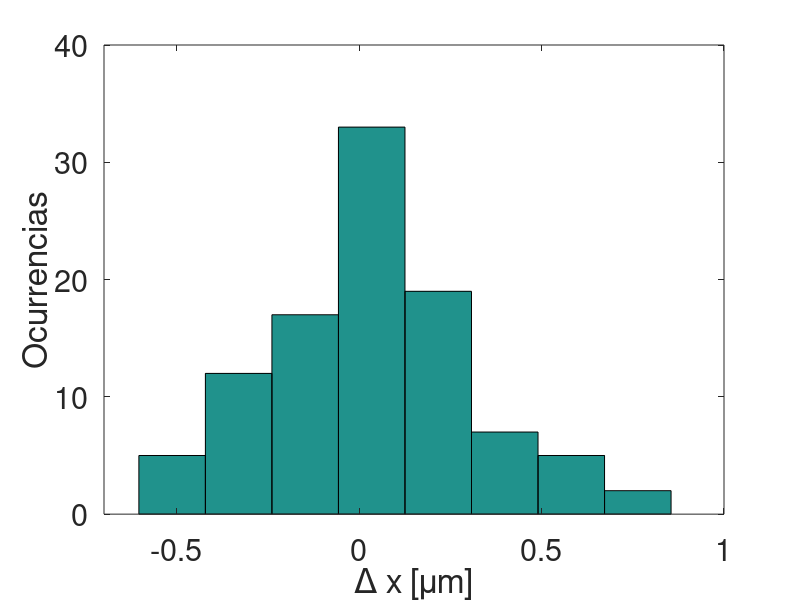

MATLAB code to generate this figure: (Note: this script raises an error after producing the figure.)
dataA=[0.000000000E0	-1.280000000E2	-4.693333333E2
9.982032342E-2	-1.279848186E2	-4.690959650E2
1.996406468E-1	-1.274088235E2	-4.675997806E2
2.994609703E-1	-1.269118674E2	-4.675990824E2
3.992812937E-1	-1.274902025E2	-4.685359701E2
4.991016171E-1	-1.262837005E2	-4.645115472E2
5.989219405E-1	-1.250824308E2	-4.576254193E2
6.987422639E-1	-1.200327817E2	-4.557383525E2
7.985625873E-1	-1.120876878E2	-4.521383194E2
8.983829108E-1	-1.120736767E2	-4.498512386E2
9.982032342E-1	-1.076548503E2	-4.486182682E2
1.098023558E0	-1.039336889E2	-4.469794621E2
1.197843881E0	-1.043162327E2	-4.465180931E2
1.297664204E0	-1.028212217E2	-4.463851253E2
1.397484528E0	-1.052572959E2	-4.464829774E2
1.497304851E0	-1.077453549E2	-4.441086100E2
1.597125175E0	-1.079537414E2	-4.485667385E2
1.696945498E0	-1.063880110E2	-4.504552421E2
1.796765822E0	-1.070964598E2	-4.484076428E2
1.896586145E0	-1.108149809E2	-4.505399324E2
1.996406468E0	-1.113109147E2	-4.525487950E2
2.096226792E0	-1.050695050E2	-4.542459078E2
2.196047115E0	-1.027703336E2	-4.612670630E2
2.295867439E0	-1.058716299E2	-4.625405091E2
2.395687762E0	-9.939512401E1	-4.662315800E2
2.495508085E0	-9.312406933E1	-4.610849712E2
2.595328409E0	-9.075267606E1	-4.553055463E2
2.695148732E0	-8.566589779E1	-4.552028841E2
2.794969056E0	-8.600962544E1	-4.510171793E2
2.894789379E0	-8.792811172E1	-4.540896165E2
2.994609703E0	-9.633393927E1	-4.492634008E2
3.094430026E0	-9.592727066E1	-4.409220905E2
3.194250349E0	-9.293464515E1	-4.399944039E2
3.294070673E0	-9.381965493E1	-4.365785224E2
3.393890996E0	-9.395503143E1	-4.337157405E2
3.493711320E0	-8.813931250E1	-4.311072321E2
3.593531643E0	-8.772738456E1	-4.262500651E2
3.693351966E0	-8.815859834E1	-4.194651469E2
3.793172290E0	-8.240683287E1	-4.143057604E2
3.892992613E0	-8.144983837E1	-4.112962748E2
3.992812937E0	-7.687888283E1	-4.108695192E2
4.092633260E0	-7.755481817E1	-4.130716698E2
4.192453584E0	-7.368070136E1	-4.111105434E2
4.292273907E0	-7.633018432E1	-4.116554895E2
4.392094230E0	-7.995764025E1	-4.130985618E2
4.491914554E0	-7.993209603E1	-4.091525834E2
4.591734877E0	-7.993653922E1	-4.078637064E2
4.691555201E0	-7.992594980E1	-4.092045576E2
4.791375524E0	-7.588657905E1	-4.096090656E2
4.891195847E0	-7.234057793E1	-4.134286378E2
4.991016171E0	-6.797729402E1	-4.134872607E2
5.090836494E0	-6.785710634E1	-4.133582564E2
5.190656818E0	-6.776270969E1	-4.149643700E2
5.290477141E0	-7.169949654E1	-4.073265793E2
5.390297465E0	-7.082784590E1	-3.994272537E2
5.490117788E0	-6.989931950E1	-3.993528603E2
5.589938111E0	-7.139705155E1	-3.962048057E2
5.689758435E0	-6.800596915E1	-3.919618492E2
5.789578758E0	-6.006012043E1	-3.913186466E2
5.889399082E0	-6.000744094E1	-3.913776415E2
5.989219405E0	-5.825544246E1	-3.915306558E2
6.089039728E0	-5.361442098E1	-3.954910766E2
6.188860052E0	-5.213288297E1	-3.971456943E2
6.288680375E0	-5.236286219E1	-3.953524016E2
6.388500699E0	-5.314753630E1	-3.957328542E2
6.488321022E0	-5.337230822E1	-3.896909255E2
6.588141346E0	-5.514888188E1	-3.872092325E2
6.687961669E0	-5.192543935E1	-3.876650456E2
6.787781992E0	-5.122282178E1	-3.873599641E2
6.887602316E0	-5.114941020E1	-3.833972651E2
6.987422639E0	-5.289885914E1	-3.777044408E2
7.087242963E0	-5.691143451E1	-3.778205110E2
7.187063286E0	-5.298549468E1	-3.811191432E2
7.286883610E0	-5.119496657E1	-3.832022315E2
7.386703933E0	-5.298965279E1	-3.828701496E2
7.486524256E0	-5.313540865E1	-3.782401767E2
7.586344580E0	-5.677172370E1	-3.734618785E2
7.686164903E0	-5.312722689E1	-3.729227760E2
7.785985227E0	-5.084780635E1	-3.713788749E2
7.885805550E0	-5.084077284E1	-3.717271329E2
7.985625873E0	-5.103061809E1	-3.738270886E2
8.085446197E0	-5.081790830E1	-3.787801103E2
8.185266520E0	-4.730368175E1	-3.836847565E2
8.285086844E0	-4.740805514E1	-3.768604147E2
8.384907167E0	-4.686270403E1	-3.708023687E2
8.484727491E0	-4.888272327E1	-3.663313621E2
8.584547814E0	-4.920097509E1	-3.685262211E2
8.684368137E0	-4.483650106E1	-3.689507493E2
8.784188461E0	-4.297118715E1	-3.683190345E2
8.884008784E0	-4.013863478E1	-3.665770058E2
8.983829108E0	-3.912114895E1	-3.650896441E2
9.083649431E0	-3.988654823E1	-3.664192426E2
9.183469754E0	-4.189971656E1	-3.671802524E2
9.283290078E0	-4.302755696E1	-3.662118727E2
9.383110401E0	-3.854117709E1	-3.629327972E2
9.482930725E0	-4.209360730E1	-3.662517145E2
9.582751048E0	-4.437168567E1	-3.604094771E2
9.682571372E0	-4.094667662E1	-3.607150209E2
9.782391695E0	-4.072634542E1	-3.603761527E2
9.882212018E0	-4.193373971E1	-3.597532366E2
9.982032342E0	-4.100184090E1	-3.546516231E2
1.008185267E1	-4.103869624E1	-3.504897115E2
1.018167299E1	-4.108396392E1	-3.531951649E2
1.028149331E1	-4.094152541E1	-3.519361837E2
1.038131364E1	-3.889368601E1	-3.482846025E2
1.048113396E1	-3.979311216E1	-3.495932468E2
1.058095428E1	-4.159015541E1	-3.458992252E2
1.068077461E1	-4.061858869E1	-3.373464777E2
1.078059493E1	-4.301164618E1	-3.351772122E2
1.088041525E1	-3.763912979E1	-3.290944796E2
1.098023558E1	-3.932337075E1	-3.276205548E2
1.108005590E1	-4.350500386E1	-3.269040981E2
1.117987622E1	-4.207893932E1	-3.229207874E2
1.127969655E1	-4.336864520E1	-3.235951841E2
1.137951687E1	-4.404649857E1	-3.253764473E2
1.147933719E1	-3.861805316E1	-3.231472359E2
1.157915752E1	-3.333617156E1	-3.194344049E2
1.167897784E1	-3.439371611E1	-3.188278508E2
1.177879816E1	-3.677093056E1	-3.212614027E2
1.187861849E1	-3.439337643E1	-3.184077800E2
1.197843881E1	-3.311569437E1	-3.198116966E2
1.207825913E1	-3.542606888E1	-3.178294422E2
1.217807946E1	-3.511788052E1	-3.160530987E2
1.227789978E1	-3.031891298E1	-3.096426096E2
1.237772010E1	-3.128175192E1	-3.088013992E2
1.247754043E1	-3.526208594E1	-3.087218735E2
1.257736075E1	-3.501517303E1	-3.026770055E2
1.267718107E1	-3.881795289E1	-2.964840914E2
1.277700140E1	-3.738250201E1	-2.946959259E2
1.287682172E1	-3.716953804E1	-2.887865332E2
1.297664204E1	-3.489874025E1	-2.889511630E2
1.307646237E1	-3.287710289E1	-2.843708988E2
1.317628269E1	-3.294779593E1	-2.814863333E2
1.327610301E1	-3.568028411E1	-2.841773639E2
1.337592334E1	-3.736036571E1	-2.848076588E2
1.347574366E1	-4.681184761E1	-2.783397160E2
1.357556398E1	-4.725139550E1	-2.787374206E2
1.367538431E1	-4.581061314E1	-2.762646524E2
1.377520463E1	-4.699389459E1	-2.739814962E2
1.387502496E1	-4.653739802E1	-2.702402016E2
1.397484528E1	-4.442852114E1	-2.725711839E2
1.407466560E1	-4.036129354E1	-2.743008015E2
1.417448593E1	-3.704993765E1	-2.783835551E2
1.427430625E1	-3.308111450E1	-2.804393458E2
1.437412657E1	-3.374316909E1	-2.760500832E2
1.447394690E1	-2.635260034E1	-2.783762184E2
1.457376722E1	-2.704030048E1	-2.784989951E2
1.467358754E1	-2.697495807E1	-2.784223332E2];

dataB=[0.000000000E0	-3.390877193E2	3.531228070E2
9.982032342E-2	-3.395449102E2	3.542710160E2
1.996406468E-1	-3.354744617E2	3.515034048E2
2.994609703E-1	-3.351460147E2	3.508527705E2
3.992812937E-1	-3.386013789E2	3.432762019E2
4.991016171E-1	-3.351487651E2	3.432507678E2
5.989219405E-1	-3.363963520E2	3.480828647E2
6.987422639E-1	-3.353041721E2	3.524406954E2
7.985625873E-1	-3.329705638E2	3.525178912E2
8.983829108E-1	-3.292348029E2	3.515563188E2
9.982032342E-1	-3.268364770E2	3.512555736E2
1.098023558E0	-3.271277779E2	3.515805672E2
1.197843881E0	-3.311312980E2	3.522231052E2
1.297664204E0	-3.323141935E2	3.560515377E2
1.397484528E0	-3.326392735E2	3.538690256E2
1.497304851E0	-3.309887559E2	3.510706055E2
1.597125175E0	-3.311935227E2	3.473532853E2
1.696945498E0	-3.335055804E2	3.476077749E2
1.796765822E0	-3.334869090E2	3.454395400E2
1.896586145E0	-3.313007674E2	3.451451607E2
1.996406468E0	-3.309870811E2	3.448203644E2
2.096226792E0	-3.255607407E2	3.414103151E2
2.196047115E0	-3.255491765E2	3.474312268E2
2.295867439E0	-3.232818228E2	3.509959852E2
2.395687762E0	-3.269241677E2	3.492582264E2
2.495508085E0	-3.315189095E2	3.501118638E2
2.595328409E0	-3.314235065E2	3.549307168E2
2.695148732E0	-3.311243698E2	3.594520988E2
2.794969056E0	-3.290537484E2	3.573414952E2
2.894789379E0	-3.314960433E2	3.590845462E2
2.994609703E0	-3.369263911E2	3.630750652E2
3.094430026E0	-3.390813628E2	3.651487624E2
3.194250349E0	-3.427981092E2	3.652207945E2
3.294070673E0	-3.397337823E2	3.650444142E2
3.393890996E0	-3.384149664E2	3.692656526E2
3.493711320E0	-3.348014559E2	3.674937646E2
3.593531643E0	-3.295600553E2	3.650229199E2
3.693351966E0	-3.257133293E2	3.670033765E2
3.793172290E0	-3.263260558E2	3.680862579E2
3.892992613E0	-3.244589712E2	3.712293753E2
3.992812937E0	-3.247299338E2	3.722896354E2
4.092633260E0	-3.252147451E2	3.652833757E2
4.192453584E0	-3.266575051E2	3.656716699E2
4.292273907E0	-3.259749094E2	3.701864646E2
4.392094230E0	-3.270570932E2	3.743761467E2
4.491914554E0	-3.272783126E2	3.745459547E2
4.591734877E0	-3.300202028E2	3.762743122E2
4.691555201E0	-3.309958370E2	3.800006246E2
4.791375524E0	-3.284285008E2	3.817125511E2
4.891195847E0	-3.295421871E2	3.784860353E2
4.991016171E0	-3.316264149E2	3.820037331E2
5.090836494E0	-3.314260887E2	3.782620730E2
5.190656818E0	-3.292818898E2	3.818084270E2
5.290477141E0	-3.286672515E2	3.810074018E2
5.390297465E0	-3.299346466E2	3.790636721E2
5.490117788E0	-3.299812362E2	3.805152191E2
5.589938111E0	-3.276400282E2	3.783421441E2
5.689758435E0	-3.277772090E2	3.803638354E2
5.789578758E0	-3.274587639E2	3.845274777E2
5.889399082E0	-3.277819942E2	3.826399952E2
5.989219405E0	-3.270403727E2	3.816124383E2
6.089039728E0	-3.269584243E2	3.826675049E2
6.188860052E0	-3.231088793E2	3.770797410E2
6.288680375E0	-3.231674337E2	3.773651496E2
6.388500699E0	-3.218332292E2	3.798405178E2
6.488321022E0	-3.216869353E2	3.839871306E2
6.588141346E0	-3.204706483E2	3.865360202E2
6.687961669E0	-3.213550121E2	3.868607641E2
6.787781992E0	-3.244708233E2	3.881716284E2
6.887602316E0	-3.251508666E2	3.891045354E2
6.987422639E0	-3.281270344E2	3.883443169E2
7.087242963E0	-3.222907495E2	3.870371850E2
7.187063286E0	-3.253121522E2	3.876805781E2
7.286883610E0	-3.309987703E2	3.908453733E2
7.386703933E0	-3.293459459E2	3.929885897E2
7.486524256E0	-3.313473970E2	4.012624405E2
7.586344580E0	-3.302654437E2	4.023330691E2
7.686164903E0	-3.297703482E2	4.044946264E2
7.785985227E0	-3.353086211E2	4.044203464E2
7.885805550E0	-3.331626783E2	4.116471138E2
7.985625873E0	-3.322677290E2	4.189419525E2
8.085446197E0	-3.318324413E2	4.280655261E2
8.185266520E0	-3.327228227E2	4.282758355E2
8.285086844E0	-3.326510422E2	4.281991006E2
8.384907167E0	-3.346632472E2	4.320118591E2
8.484727491E0	-3.349438363E2	4.334499243E2
8.584547814E0	-3.346817141E2	4.351920568E2
8.684368137E0	-3.383198009E2	4.439625846E2
8.784188461E0	-3.392067960E2	4.491398364E2
8.884008784E0	-3.413123969E2	4.481369483E2
8.983829108E0	-3.413058847E2	4.552500135E2
9.083649431E0	-3.470622946E2	4.597246706E2
9.183469754E0	-3.497283972E2	4.613889707E2
9.283290078E0	-3.475914186E2	4.660901050E2
9.383110401E0	-3.449462223E2	4.753386300E2
9.482930725E0	-3.434813660E2	4.704778905E2
9.582751048E0	-3.379891363E2	4.651927426E2
9.682571372E0	-3.327107780E2	4.633199779E2
9.782391695E0	-3.245690753E2	4.634515855E2
9.882212018E0	-3.179119459E2	4.649227304E2
9.982032342E0	-3.162403305E2	4.690525391E2];

dataC=[0.000000000E0	2.683756906E2	-7.637569061E1
9.990009990E-2	2.648701832E2	-7.051945264E1
1.998001998E-1	2.661553416E2	-5.852945093E1
2.997002997E-1	2.608416077E2	-5.600172045E1
3.996003996E-1	2.563879256E2	-5.263937215E1
4.995004995E-1	2.546447338E2	-4.943454619E1
5.994005994E-1	2.517460982E2	-4.455859011E1
6.993006993E-1	2.450340253E2	-3.273911504E1
7.992007992E-1	2.420708738E2	-3.081140093E1
8.991008991E-1	2.430393517E2	-2.848892686E1
9.990009990E-1	2.397364756E2	-2.623857246E1
1.098901099E0	2.357789965E2	-2.435581478E1
1.198801199E0	2.330457972E2	-2.641231735E1
1.298701299E0	2.306009439E2	-2.480078897E1
1.398601399E0	2.292014269E2	-2.016627959E1
1.498501499E0	2.286556823E2	-1.635811023E1
1.598401598E0	2.287931380E2	-1.655990679E1
1.698301698E0	2.288557680E2	-1.413661371E1
1.798201798E0	2.266453326E2	-1.630985322E1
1.898101898E0	2.272180508E2	-1.434983335E1
1.998001998E0	2.262735306E2	-1.012702083E1
2.097902098E0	2.228531836E2	-1.996952673E0
2.197802198E0	2.144289686E2	-6.937409780E-1
2.297702298E0	2.086467598E2	1.340367660E0
2.397602398E0	2.063294289E2	5.492664884E0
2.497502498E0	2.023719047E2	7.860179560E0
2.597402597E0	1.947284478E2	1.564263021E1
2.697302697E0	1.866128340E2	2.149689746E1
2.797202797E0	1.819680765E2	2.539405639E1
2.897102897E0	1.800260848E2	2.922552857E1
2.997002997E0	1.743227687E2	2.757506954E1
3.096903097E0	1.659121075E2	3.124584198E1
3.196803197E0	1.604207715E2	3.692432888E1
3.296703297E0	1.565004412E2	3.769119831E1
3.396603397E0	1.552298080E2	4.001775826E1
3.496503497E0	1.491689919E2	4.257631646E1
3.596403596E0	1.416090791E2	4.350936930E1
3.696303696E0	1.399287325E2	4.922123215E1
3.796203796E0	1.277075819E2	5.583922899E1
3.896103896E0	1.209097699E2	6.076143649E1
3.996003996E0	1.169665871E2	6.541495193E1
4.095904096E0	1.150267284E2	6.367046363E1
4.195804196E0	1.094673889E2	6.377465965E1
4.295704296E0	1.004539273E2	6.729079967E1
4.395604396E0	1.002812388E2	6.530203852E1
4.495504496E0	9.496360230E1	6.583819451E1
4.595404595E0	8.805284557E1	6.774119026E1
4.695304695E0	7.286710318E1	7.134234077E1
4.795204795E0	7.251137788E1	7.210016358E1
4.895104895E0	7.210405654E1	7.744841923E1
4.995004995E0	7.387847953E1	8.591979115E1
5.094905095E0	7.398417467E1	9.166008476E1
5.194805195E0	6.815393059E1	9.400596369E1
5.294705295E0	6.614873026E1	9.947244657E1
5.394605395E0	6.814642213E1	1.018224608E2
5.494505495E0	6.030916612E1	1.079610340E2
5.594405594E0	5.610734872E1	1.136681971E2
5.694305694E0	5.582818703E1	1.115842909E2
5.794205794E0	5.254870955E1	1.133801815E2
5.894105894E0	4.863981950E1	1.174237757E2
5.994005994E0	4.761844157E1	1.180163714E2
6.093906094E0	4.065940098E1	1.176596303E2
6.193806194E0	3.504711599E1	1.216903095E2
6.293706294E0	2.492067481E1	1.215240488E2
6.393606394E0	2.298620245E1	1.256629290E2
6.493506494E0	2.103598374E1	1.272649070E2
6.593406593E0	2.129155784E1	1.276434571E2
6.693306693E0	1.947602843E1	1.333324157E2
6.793206793E0	1.502524416E1	1.355431919E2
6.893106893E0	1.306019520E1	1.376369769E2
6.993006993E0	1.365204840E1	1.332102160E2
7.092907093E0	8.920971869E0	1.356622714E2
7.192807193E0	6.004099766E0	1.376040305E2
7.292707293E0	5.756545468E0	1.398135336E2
7.392607393E0	4.886744347E0	1.460457623E2
7.492507493E0	1.347600711E0	1.500362998E2
7.592407592E0	1.286846966E0	1.513590965E2
7.692307692E0	-4.432826263E0	1.520143039E2
7.792207792E0	-6.391475139E0	1.533257189E2
7.892107892E0	-1.219849063E1	1.572119660E2
7.992007992E0	-1.422843673E1	1.572816515E2
8.091908092E0	-1.696538500E1	1.635400648E2
8.191808192E0	-1.850583089E1	1.653798272E2
8.291708292E0	-2.241105436E1	1.693927608E2
8.391608392E0	-2.449225937E1	1.757073027E2
8.491508492E0	-2.681246662E1	1.815853390E2
8.591408591E0	-2.840694969E1	1.853444810E2
8.691308691E0	-3.102266216E1	1.894831342E2
8.791208791E0	-3.219896796E1	1.935845010E2
8.891108891E0	-3.102890292E1	1.959988434E2
8.991008991E0	-3.583991014E1	1.994251922E2
9.090909091E0	-3.676563693E1	2.014932453E2
9.190809191E0	-3.878120693E1	2.077261470E2
9.290709291E0	-3.984408307E1	2.079470049E2
9.390609391E0	-4.437110978E1	2.133100485E2
9.490509491E0	-5.257539188E1	2.154682029E2
9.590409590E0	-6.075024114E1	2.215456615E2
9.690309690E0	-6.701958351E1	2.177590270E2
9.790209790E0	-7.032238072E1	2.196756366E2
9.890109890E0	-7.224579603E1	2.195686969E2
9.990009990E0	-7.653925741E1	2.276882044E2
1.008991009E1	-7.645305153E1	2.294293333E2
1.018981019E1	-7.906555146E1	2.337267838E2
1.028971029E1	-7.984290237E1	2.357930890E2
1.038961039E1	-8.190813201E1	2.338180914E2
1.048951049E1	-8.124824351E1	2.314069938E2
1.058941059E1	-8.383639246E1	2.317442824E2
1.068931069E1	-8.353897169E1	2.354743530E2
1.078921079E1	-8.988476581E1	2.375881697E2
1.088911089E1	-9.016435138E1	2.413588727E2
1.098901099E1	-9.615956742E1	2.393829328E2
1.108891109E1	-1.047419472E2	2.396485497E2
1.118881119E1	-1.119134809E2	2.456342573E2
1.128871129E1	-1.166070418E2	2.495179062E2
1.138861139E1	-1.216144786E2	2.456502251E2
1.148851149E1	-1.276708099E2	2.456209686E2
1.158841159E1	-1.329467046E2	2.496389364E2
1.168831169E1	-1.365361461E2	2.552252696E2
1.178821179E1	-1.343465775E2	2.595643086E2
1.188811189E1	-1.340300424E2	2.656762764E2
1.198801199E1	-1.357133010E2	2.676121545E2
1.208791209E1	-1.348433400E2	2.716477672E2
1.218781219E1	-1.350981388E2	2.758106720E2
1.228771229E1	-1.388039416E2	2.797720743E2
1.238761239E1	-1.388902333E2	2.818312918E2
1.248751249E1	-1.421714626E2	2.833160233E2
1.258741259E1	-1.544964857E2	2.836132267E2
1.268731269E1	-1.605516752E2	2.856482841E2
1.278721279E1	-1.618089084E2	2.875104155E2
1.288711289E1	-1.650908700E2	2.876967768E2
1.298701299E1	-1.745711538E2	2.875029848E2
1.308691309E1	-1.830987079E2	2.928684918E2
1.318681319E1	-1.887425546E2	2.996098082E2
1.328671329E1	-1.928250820E2	3.018221343E2
1.338661339E1	-1.949205881E2	3.037430737E2
1.348651349E1	-1.983297933E2	3.093933266E2
1.358641359E1	-2.049383167E2	3.136793444E2
1.368631369E1	-2.130593612E2	3.138126076E2
1.378621379E1	-2.146238553E2	3.155630470E2
1.388611389E1	-2.174198522E2	3.136096377E2
1.398601399E1	-2.208382370E2	3.157882410E2
1.408591409E1	-2.212638791E2	3.195280170E2
1.418581419E1	-2.250823391E2	3.278180124E2
1.428571429E1	-2.322037815E2	3.254191806E2
1.438561439E1	-2.368303596E2	3.277241204E2
1.448551449E1	-2.358655347E2	3.316499020E2
1.458541459E1	-2.427515194E2	3.355725675E2
1.468531469E1	-2.491466803E2	3.354558899E2
1.478521479E1	-2.587334721E2	3.335526273E2
1.488511489E1	-2.666631764E2	3.337917849E2
1.498501499E1	-2.698916415E2	3.356896283E2
1.508491508E1	-2.723465457E2	3.456999638E2
1.518481518E1	-2.766104324E2	3.495469348E2
1.528471528E1	-2.816230476E2	3.536510175E2
1.538461538E1	-2.858156494E2	3.556105148E2
1.548451548E1	-2.857991874E2	3.597167797E2
1.558441558E1	-2.949063061E2	3.632200313E2
1.568431568E1	-2.971400794E2	3.674177171E2];

dataD=[0.000000000E0	4.232258065E2	-1.048138958E2
9.990009990E-2	4.188520864E2	-1.047401964E2
1.998001998E-1	4.115807732E2	-1.027735895E2
2.997002997E-1	4.074454194E2	-1.004670686E2
3.996003996E-1	3.995675130E2	-9.528777170E1
4.995004995E-1	3.933350281E2	-9.659291367E1
5.994005994E-1	3.909659998E2	-9.271460863E1
6.993006993E-1	3.828072644E2	-8.696984872E1
7.992007992E-1	3.752703327E2	-8.453796212E1
8.991008991E-1	3.676476532E2	-8.511369400E1
9.990009990E-1	3.555026115E2	-8.080676674E1
1.098901099E0	3.508653204E2	-8.065336288E1
1.198801199E0	3.412015925E2	-8.265423186E1
1.298701299E0	3.356302402E2	-7.707242619E1
1.398601399E0	3.297181389E2	-7.099084549E1
1.498501499E0	3.276269505E2	-6.097185817E1
1.598401598E0	3.272760278E2	-6.045275122E1
1.698301698E0	3.255409580E2	-5.868321069E1
1.798201798E0	3.235792854E2	-5.659323875E1
1.898101898E0	3.211961720E2	-5.270352767E1
1.998001998E0	3.114819311E2	-4.906420815E1
2.097902098E0	3.073246084E2	-4.470925715E1
2.197802198E0	3.011116729E2	-4.248684423E1
2.297702298E0	2.929198508E2	-3.920133582E1
2.397602398E0	2.893500338E2	-3.638390986E1
2.497502498E0	2.845581049E2	-3.303749766E1
2.597402597E0	2.752029475E2	-3.076308128E1
2.697302697E0	2.650484198E2	-2.644838104E1
2.797202797E0	2.608335165E2	-1.712324922E1
2.897102897E0	2.628425837E2	-1.673433328E1
2.997002997E0	2.552255060E2	-1.652636516E1
3.096903097E0	2.533546070E2	-1.652912325E1
3.196803197E0	2.539597555E2	-1.306813439E1
3.296703297E0	2.548670441E2	-8.366730331E0
3.396603397E0	2.528013106E2	-9.152195706E0
3.496503497E0	2.513636818E2	-4.884627891E0
3.596403596E0	2.531646364E2	-3.020287913E0
3.696303696E0	2.534299363E2	-4.366555115E0
3.796203796E0	2.532041306E2	-1.162666180E0
3.896103896E0	2.513346966E2	3.532995876E0
3.996003996E0	2.475455740E2	5.448570397E0
4.095904096E0	2.435708727E2	5.451847662E0
4.195804196E0	2.375056504E2	9.276453803E0
4.295704296E0	2.307938462E2	1.417846154E1
4.395604396E0	2.268089107E2	1.809341584E1
4.495504496E0	2.223482427E2	1.829513164E1
4.595404595E0	2.140947692E2	2.489107692E1
4.695304695E0	2.112855843E2	2.311830755E1
4.795204795E0	2.076395610E2	2.093518998E1
4.895104895E0	2.003109255E2	2.701713978E1
4.995004995E0	1.921682229E2	3.102000732E1
5.094905095E0	1.898187056E2	3.483068690E1
5.194805195E0	1.879285401E2	3.893803389E1
5.294705295E0	1.821859729E2	3.875988256E1
5.394605395E0	1.687236923E2	4.631630769E1
5.494505495E0	1.664812775E2	4.827030979E1
5.594405594E0	1.610756893E2	5.238298467E1
5.694305694E0	1.568910993E2	5.843952551E1
5.794205794E0	1.467176306E2	6.219846537E1
5.894105894E0	1.405790093E2	7.208954592E1
5.994005994E0	1.287089231E2	7.561846154E1
6.093906094E0	1.288519506E2	8.350365459E1
6.193806194E0	1.210462256E2	8.740114779E1
6.293706294E0	1.187310684E2	9.423134160E1
6.393606394E0	1.160036431E2	1.035303858E2
6.493506494E0	1.119346747E2	1.017593230E2
6.593406593E0	1.069535775E2	1.035719380E2
6.693306693E0	9.741272503E1	1.071859156E2
6.793206793E0	9.488709899E1	1.116750908E2
6.893106893E0	9.092950419E1	1.156430703E2
6.993006993E0	8.612316303E1	1.172485869E2
7.092907093E0	8.251546127E1	1.177471589E2
7.192807193E0	7.790016025E1	1.177376840E2
7.292707293E0	7.407337891E1	1.200642483E2
7.392607393E0	6.864561522E1	1.237942855E2
7.492507493E0	6.766421356E1	1.219319406E2
7.592407592E0	5.657447721E1	1.256866869E2
7.692307692E0	5.364226024E1	1.317351081E2
7.792207792E0	4.561500330E1	1.357801280E2
7.892107892E0	3.408641637E1	1.374618201E2
7.992007992E0	3.316859445E1	1.416906256E2
8.091908092E0	2.952508126E1	1.417262677E2
8.191808192E0	2.338443942E1	1.417354720E2
8.291708292E0	1.618841987E1	1.436026014E2
8.391608392E0	1.403371600E1	1.415104776E2
8.491508492E0	1.128438225E1	1.436459356E2
8.591408591E0	4.452742576E0	1.456735893E2
8.691308691E0	4.162516221E0	1.497845251E2
8.791208791E0	3.357198663E0	1.516359416E2
8.891108891E0	1.585437161E0	1.517456731E2
8.991008991E0	-2.495429685E0	1.517181240E2
9.090909091E0	-8.383060286E0	1.516889122E2
9.190809191E0	-1.278176790E1	1.535738004E2
9.290709291E0	-1.277723655E1	1.575532442E2
9.390609391E0	-2.012414777E1	1.596132299E2
9.490509491E0	-2.724678970E1	1.635824472E2
9.590409590E0	-3.044830855E1	1.657220747E2
9.690309690E0	-3.281451487E1	1.676093048E2
9.790209790E0	-3.971963328E1	1.677358499E2
9.890109890E0	-4.113149385E1	1.717335318E2
9.990009990E0	-4.284183370E1	1.735579654E2
1.008991009E1	-5.226359568E1	1.735830523E2
1.018981019E1	-5.704158566E1	1.735618678E2
1.028971029E1	-5.798969937E1	1.718287888E2
1.038961039E1	-6.852923077E1	1.814843077E2
1.048951049E1	-6.815294685E1	1.818260387E2
];

function res=Fisher(X, alfa =.05)
  n = length(X);
  M1 = sum(X);
  M2 = sum(X.^2);
  M3 = sum(X.^3);
  M4 = sum(X.^4);
  K1 = M1/n;
  K2 = (n*M2-M1^2)/(n*(n-1));
  K3 = (n^2*M3-3*n*M2*M1+2*M1^3)/(n*(n-1)*(n-2));
  K4 = ((n^3+n^2)*M4-4*(n^2+n)*M3*M1-3*(n^2-n)*M2^2+12*M2*M1^2-6*M1^4)/(n*(n-1)*(n-2)*(n-3));
  res = zeros(2,3);
  res(1,1) = (K3/(K2*sqrt(K2)))*sqrt(n/6.);   # Skewness; mide la asimetria de la distribucion (si es 0 es simetrica)
  res(1,2) = (K4/K2^2)*sqrt(n/24.);           # Kurtosis; mide el ancho de las colas (si es 0 es gaussiana)
  res(1,3) = res(1)^2+res(2)^2;
  res(2,1:2) = -norminv(alfa/2)*[1,1];
  res(2,3) = chi2inv(alfa,2);
  if(abs(res(1,1))>res(2,1))
    disp("La muestra no pasa el test de Skewness (simetria)")
  endif
  if(abs(res(1,2))>res(2,2))
    disp("La muestra no pasa el test de Kurtosis (forma de la cola)")
  endif
  if(res(1,3)>res(2,3))
    disp("La muestra no pasa el test combinado")
  endif
 endfunction
 # Cada estimador se compara con "el que tiene abajo" en res. Osea, se rechaza si abs(res(1,i))>res(2,i), pero cada
 # test distinto puede dar distinta información sobre la distribucion:
 #    - Skewness: Si es negativo, la distribucion está virada hacia la izquierda; los valores menores a la media tienen
 #    mayor frecuencia. Si es positivo es al reves. Si es 0, es perfectamente simétrica.
 #    - Kurtosis: Analiza el peso de los outliers (valores atipicos, muy alejados de la media). Si es negativo, significa
 #    que las colas son muy finitas (los outliers son poco frecuentes respecto a la gaussiana). Si es positivo, los outliers
 #    soy muy frecuentes (nuevamente, respecto a la gaussiana). Si es 0, los outliers son como los de una gaussiana.
 #    - Test combinado: Esta parte parece alto chamuyo y no la entiendo (aun).
 
 function res=ws_test(X,alfa=.05)
  w = max(X)-min(X);  # Calculo el ancho total de la muestra
  s = std(X);         # Calculo su desvio estandar
  AlfasWS = [0.000 0.005 0.01 0.025 0.05 0.10]; # Estos son los UNICOS alphas posibles, cualquier otro se aproxima por el mayor mas cercano
  i = 1;
  while AlfasWS(i)<alfa
    i=i+1;
  endwhile
  TablaWS=[3 1.732 2.000 1.735 2.000 1.737 2.000 1.745 2.000 1.758 1.999 1.782 1.997;4 1.732 2.449 1.82 2.447 1.87 2.445 1.93 2.439 1.98 2.429 2.04 2.409;5 1.826 2.828 1.98 2.813 2.02 2.803 2.09 2.782 2.15 2.753 2.22 2.712;6 1.826 3.162 2.11 3.115 2.15 3.095 2.22 3.056 2.28 3.012 2.37 2.949;7 1.871 3.464 2.22 3.369 2.26 3.338 2.33 3.282 2.40 3.222 2.49 3.143;8 1.871 3.742 2.31 3.585 2.35 3.543 2.43 3.471 2.50 3.399 2.59 3.308;9 1.897 4.000 2.39 3.772 2.44 3.720 2.51 3.634 2.59 3.552 2.68 3.449;10 1.897 4.243 2.46 3.935 2.51 3.875 2.59 3.777 2.67 3.685 2.76 3.57;11 1.915 4.472 2.53 4.079 2.58 4.012 2.66 3.903 2.74 3.80 2.84 3.68;12 1.915 4.690 2.59 4.208 2.64 4.134 2.72 4.02 2.80 3.91 2.90 3.78;13 1.927 4.899 2.64 4.325 2.70 4.244 2.78 4.12 2.86 4.00 2.96 3.87;14 1.927 5.099 2.70 4.431 2.75 4.34 2.83 4.21 2.92 4.09 3.02 3.95;15 1.936 5.292 2.74 4.53 2.80 4.44 2.88 4.29 2.97 4.17 3.07 4.02;16 1.936 5.477 2.79 4.62 2.84 4.52 2.93 4.37 3.01 4.24 3.12 4.09;17 1.944 5.657 2.83 4.70 2.88 4.60 2.97 4.44 3.06 4.31 3.17 4.15;18 1.944 5.831 2.87 4.78 2.92 4.67 3.01 4.51 3.10 4.37 3.21 4.21;19 1.949 6.000 2.90 4.85 2.96 4.74 3.05 4.56 3.14 4.43 3.25 4.27;20 1.949 6.164 2.94 4.91 2.99 4.80 3.09 4.63 3.18 4.49 3.29 4.32;25 1.961 6.93 3.09 5.19 3.15 5.06 3.24 4.87 3.34 4.71 3.45 4.53;30 1.966 7.62 3.21 5.40 3.27 5.26 3.37 5.06 3.47 4.89 3.59 4.70;35 1.972 8.25 3.32 5.57 3.38 5.42 3.48 5.21 3.58 5.04 3.70 4.84;40 1.975 8.83 3.41 5.71 3.47 5.56 3.57 5.34 3.67 5.16 3.79 4.96;45 1.978 9.38 3.49 5.83 3.55 5.67 3.66 5.45 3.75 5.26 3.88 5.06;50 1.980 9.90 3.56 5.93 3.62 5.77 3.73 5.54 3.83 5.35 3.95 5.14;55 1.982 10.39 3.62 6.02 3.69 5.86 3.80 5.63 3.90 5.43 4.02 5.22;60 1.983 10.86 3.68 6.10 3.75 5.94 3.86 5.70 3.96 5.51 4.08 5.29;65 1.985 11.31 3.74 6.17 3.80 6.01 3.91 5.77 4.01 5.57 4.14 5.35;70 1.986 11.75 3.79 6.24 3.85 6.07 3.96 5.83 4.06 5.63 4.19 5.41;75 1.987 12.17 3.83 6.30 3.90 6.13 4.01 5.88 4.11 5.68 4.24 5.46;80 1.987 12.57 3.88 6.35 3.94 6.18 4.05 5.93 4.16 5.73 4.28 5.51;85 1.988 12.96 3.92 6.40 3.99 6.23 4.09 5.98 4.20 5.78 4.33 5.56;90 1.989 13.34 3.96 6.45 4.02 6.27 4.13 6.03 4.24 5.82 4.36 5.60;95 1.990 13.71 3.99 6.49 4.06 6.32 4.17 6.07 4.27 5.86 4.40 5.64;100 1.990 14.07 4.03 6.53 4.10 6.36 4.21 6.11 4.31 5.90 4.44 5.68;150 1.993 17.26 4.32 6.82 4.38 6.64 4.48 6.39 4.59 6.18 4.72 5.96;200 1.995 19.95 4.53 7.01 4.59 6.84 4.68 6.60 4.78 6.39 4.90 6.15;500 1.998 31.59 5.06 7.60 5.13 7.42 5.25 7.15 5.47 6.94 5.49 6.72;1000 1.999 44.70 5.50 7.99 5.57 7.80 5.68 7.54 5.79 7.33 5.92 7.11];
  j = 1;    # Arriba esta la tabla magica de la que se calculan los parametros criticos para una dada tolerancia
  while TablaWS(j)<length(X)
    j=j+1;
  endwhile
  res = [TablaWS(j,2*i) w/s TablaWS(j,2*i+1)]; # Si los 3 valores estan ordenados crecientemente, NO RECHAZA
 endfunction
 # Este test analiza la dispersion de los valores, asegurandose que el ancho total de muestras
 # no sea demasiado grande ni demasiado chico frente al desvío estandar gaussiano
 
 function res=chi2_equip(X, n=10, alfa=.05)
  N = length(X);
  p = 1/n;
  P = (1:n)/n;
  A = [-Inf,stdnormal_inv(P)];  # Defino los límites de cada intervalo entre -Inf e Inf con I{k} = (A{k};A{k+1}] tal
  O = zeros(1,n);               # que la proba de que un elemento de de la muestra este en I{k} es p (equiprobables)
  Y = (X-mean(X))/std(X);       # Estandarizo mi variable aleatoria (le impongo media nula y desvio estandar 1; es facil hacer la cuenta)
  for i=1:n
    O(i) = sum(A(i)<Y & Y<=A(i+1));  # Cuento la cantidad de mediciones en cada I{i}, sumando True/False
  endfor
  E = N*p;  # Defino la cantidad de valores esperados (teoricamente) en cada intervalo (que es la misma porque son equiprobables)
  chi2 = sum((O(1:n-1)-E).^2./E); # Calculo la distancia cuadrática entre ambas cantidades
  res = [chi2, chi2inv(1-alfa,n-1)];  # Si los valores estan ordenados crecientemente, NO RECHAZA
endfunction
# Este test separa el dominio de las muestras en intervalos equiprobables (respecto a la gaussiana)
# y chequea que en la muestra hay masomenos la misma cantidad de mediciones en cada uno de estos
# intervalos.
 
 function res=Kolmogorov_Smirnov(X,alfa=.05)
  N = length(X);
  A = [1.07 1.14 1.22 1.36 1.63];  # Estos valores definen e
  assert(N>35);   # Esto solo vale si hay mas de 35 muestras, sino la distribucion es una paja (hay que buscarla en tablas)
  Y = sort(X);    # Ordeno los valores para que sea más fácil calcular su distribucion acumulada 
  S(1) = 1./N;
  mu = mean(X);
  sigma = std(X);
  for i=2:N
    S(i) = S(i-1)+1./N;   # Distribucion acumulada observada; S(i) es la cantidad de valores menores o iguales a Y(i)
  endfor
  F = normcdf(Y,mu,sigma);  # Calculo la distribucion acumulada teórica en cada valor de Y (X pero ordenado)
  D = max(abs(F-S'));     # Norma infinito entre las distribuciones acumuladas (observada y teorica)
  Dalfa = A(5-round(alfa/.05))/sqrt(N);  # Calculo el parametro critico (defino la ZONA DE RECHAZO)
  res = [D, Dalfa];  # Si los valores estan ordenados crecientemente, NO RECHAZA
endfunction
# Este test analiza la "norma infinito" de la distancia entre la distribucion acumulada
# obtenida de la muestra y la del modelo propuesto, asegurandose que nunca se alejen demasiado.

function TodosLosTest(X,n=10,alfa=0.05)
  disp("Test ws")
  disp(ws_test(X,alfa))
  disp("Test chi2_equip")
  disp(chi2_equip(X,n,alfa))
  disp("Test Kolmogorov_Smirnov")
  disp(Kolmogorov_Smirnov(X,alfa))
endfunction

# Tiempos y posiciones de cada particula; lo que sabemos es que los dx y dy deben ser normales (gaussianas)
# Sobre estas Mx,My con M la masa correspondiente hay que aplicar los tests
T = dataA(:,1);
X = dataA(:,2);
Y = dataA(:,3);
N = length(T);
Ax = X(2:N)-X(1:N-1);
Ay = Y(2:N)-Y(1:N-1);
tA=max(dataA(:,1))/length(dataA(:,1));


T = dataB(:,1);
X = dataB(:,2);
Y = dataB(:,3);
N = length(T);
Bx = X(2:N)-X(1:N-1);
By = Y(2:N)-Y(1:N-1);
tB=max(dataB(:,1))/length(dataB(:,1));

T = dataC(:,1);
X = dataC(:,2);
Y = dataC(:,3);
N = length(T);
Cx = X(2:N)-X(1:N-1);
Cy = Y(2:N)-Y(1:N-1);
tC=max(dataC(:,1))/length(dataC(:,1));

T = dataD(:,1);
X = dataD(:,2);
Y = dataD(:,3);
N = length(T);
Dx = X(2:N)-X(1:N-1);
Dy = Y(2:N)-Y(1:N-1);
tD=max(dataD(:,1))/length(dataD(:,1));




set(0, "defaultaxesfontsize", 22);
set(0, "defaulttextfontsize", 22);
#set(0, "interpreter", "latex");
# Figuras lindas
figure(1)
hist(.105*Bx,8)
#title("Incrementos en x")
xlabel('\Delta x [\mum]')
ylabel("Ocurrencias")
axis([-.7 1 0 40])
E=linspace(-.7,1,1000);
hold on
plot(E, length(Bx)*stdnormal_pdf((E/.105-mean(Bx))/std(Bx)), "r-", "linewidth", 5)

figure(2)
hist(.105*By)
title('Incrementos en y')
xlabel('\Delta y [\mum]')
ylabel('Ocurrencias')
axis([-1 1 0 25])
hold on
E=linspace(-1,1,1000);
plot(E, 100*stdnormal_pdf((E/.105-mean(By))/std(By)), "r-", "linewidth", 5)

function res=Dif(X,t)
  res = var(X)/(2*t);
endfunction

Dxs = [Dif(Ax,tA) Dif(Bx,tB) Dif(Cx, tC) Dif(Dx, tD)]
Dys = [Dif(Ay,tA) Dif(By,tB) Dif(Cy, tC) Dif(Dy, tD)]